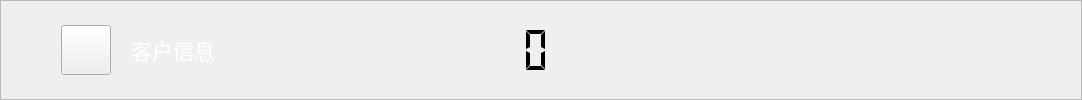
    <widget class="QFrame" name="frame_4">
     <property name="sizePolicy">
      <sizepolicy hsizetype="Preferred" vsizetype="Fixed">
       <horstretch>0</horstretch>
       <verstretch>0</verstretch>
      </sizepolicy>
     </property>
     <property name="frameShape">
      <enum>QFrame::StyledPanel</enum>
     </property>
     <property name="frameShadow">
      <enum>QFrame::Raised</enum>
     </property>
     <layout class="QHBoxLayout" name="horizontalLayout_4">
      <property name="spacing">
       <number>0</number>
      </property>
      <property name="leftMargin">
       <number>0</number>
      </property>
      <property name="topMargin">
       <number>0</number>
      </property>
      <property name="rightMargin">
       <number>0</number>
      </property>
      <property name="bottomMargin">
       <number>0</number>
      </property>
      <item>
       <spacer name="horizontalSpacer_20">
        <property name="orientation">
         <enum>Qt::Horizontal</enum>
        </property>
        <property name="sizeType">
         <enum>QSizePolicy::Fixed</enum>
        </property>
        <property name="sizeHint" stdset="0">
         <size>
          <width>60</width>
          <height>20</height>
         </size>
        </property>
       </spacer>
      </item>
      <item>
       <widget class="QPushButton" name="pushButton_back_2">
        <property name="sizePolicy">
         <sizepolicy hsizetype="Fixed" vsizetype="Fixed">
          <horstretch>0</horstretch>
          <verstretch>0</verstretch>
         </sizepolicy>
        </property>
        <property name="minimumSize">
         <size>
          <width>50</width>
          <height>50</height>
         </size>
        </property>
        <property name="maximumSize">
         <size>
          <width>50</width>
          <height>50</height>
         </size>
        </property>
        <property name="focusPolicy">
         <enum>Qt::NoFocus</enum>
        </property>
        <property name="styleSheet">
         <string notr="true">border-image: url(:/image/picture/qietu/返回.png);</string>
        </property>
        <property name="text">
         <string/>
        </property>
       </widget>
      </item>
      <item>
       <spacer name="horizontalSpacer_7">
        <property name="orientation">
         <enum>Qt::Horizontal</enum>
        </property>
        <property name="sizeType">
         <enum>QSizePolicy::Fixed</enum>
        </property>
        <property name="sizeHint" stdset="0">
         <size>
          <width>20</width>
          <height>20</height>
         </size>
        </property>
       </spacer>
      </item>
      <item>
       <widget class="QLabel" name="label_13">
        <property name="sizePolicy">
         <sizepolicy hsizetype="Preferred" vsizetype="Fixed">
          <horstretch>0</horstretch>
          <verstretch>0</verstretch>
         </sizepolicy>
        </property>
        <property name="minimumSize">
         <size>
          <width>0</width>
          <height>50</height>
         </size>
        </property>
        <property name="maximumSize">
         <size>
          <width>16777215</width>
          <height>50</height>
         </size>
        </property>
        <property name="font">
         <font>
          <family>微软雅黑</family>
          <pointsize>16</pointsize>
         </font>
        </property>
        <property name="text">
         <string>&lt;html&gt;&lt;head/&gt;&lt;body&gt;&lt;p&gt;&lt;span style=&quot; color:#ffffff;&quot;&gt;客户信息&lt;/span&gt;&lt;/p&gt;&lt;/body&gt;&lt;/html&gt;</string>
        </property>
       </widget>
      </item>
      <item>
       <spacer name="horizontalSpacer_8">
        <property name="orientation">
         <enum>Qt::Horizontal</enum>
        </property>
        <property name="sizeHint" stdset="0">
         <size>
          <width>249</width>
          <height>20</height>
         </size>
        </property>
       </spacer>
      </item>
      <item>
       <widget class="QLCDNumber" name="lcdNumber">
        <property name="sizePolicy">
         <sizepolicy hsizetype="Fixed" vsizetype="Fixed">
          <horstretch>0</horstretch>
          <verstretch>0</verstretch>
         </sizepolicy>
        </property>
        <property name="minimumSize">
         <size>
          <width>120</width>
          <height>50</height>
         </size>
        </property>
        <property name="maximumSize">
         <size>
          <width>120</width>
          <height>50</height>
         </size>
        </property>
        <property name="font">
         <font>
          <family>微软雅黑</family>
          <pointsize>5</pointsize>
         </font>
        </property>
        <property name="layoutDirection">
         <enum>Qt::LeftToRight</enum>
        </property>
        <property name="autoFillBackground">
         <bool>false</bool>
        </property>
        <property name="inputMethodHints">
         <set>Qt::ImhNone</set>
        </property>
        <property name="frameShape">
         <enum>QFrame::NoFrame</enum>
        </property>
        <property name="frameShadow">
         <enum>QFrame::Plain</enum>
        </property>
        <property name="lineWidth">
         <number>1</number>
        </property>
        <property name="midLineWidth">
         <number>0</number>
        </property>
        <property name="smallDecimalPoint">
         <bool>true</bool>
        </property>
        <property name="digitCount">
         <number>2</number>
        </property>
        <property name="segmentStyle">
         <enum>QLCDNumber::Flat</enum>
        </property>
       </widget>
      </item>
      <item>
       <spacer name="verticalSpacer_2">
        <property name="orientation">
         <enum>Qt::Vertical</enum>
        </property>
        <property name="sizeType">
         <enum>QSizePolicy::Fixed</enum>
        </property>
        <property name="sizeHint" stdset="0">
         <size>
          <width>20</width>
          <height>71</height>
         </size>
        </property>
       </spacer>
      </item>
      <item>
       <spacer name="horizontalSpacer_16">
        <property name="orientation">
         <enum>Qt::Horizontal</enum>
        </property>
        <property name="sizeHint" stdset="0">
         <size>
          <width>249</width>
          <height>20</height>
         </size>
        </property>
       </spacer>
      </item>
      <item>
       <widget class="QLabel" name="label_21">
        <property name="sizePolicy">
         <sizepolicy hsizetype="Fixed" vsizetype="Fixed">
          <horstretch>0</horstretch>
          <verstretch>0</verstretch>
         </sizepolicy>
        </property>
        <property name="minimumSize">
         <size>
          <width>168</width>
          <height>69</height>
         </size>
        </property>
        <property name="maximumSize">
         <size>
          <width>168</width>
          <height>69</height>
         </size>
        </property>
        <property name="styleSheet">
         <string notr="true">border-image: url(:/image/picture/qietu/95598.png);</string>
        </property>
        <property name="text">
         <string/>
        </property>
       </widget>
      </item>
      <item>
       <spacer name="horizontalSpacer_19">
        <property name="orientation">
         <enum>Qt::Horizontal</enum>
        </property>
        <property name="sizeType">
         <enum>QSizePolicy::Fixed</enum>
        </property>
        <property name="sizeHint" stdset="0">
         <size>
          <width>60</width>
          <height>20</height>
         </size>
        </property>
       </spacer>
      </item>
     </layout>
    </widget>
